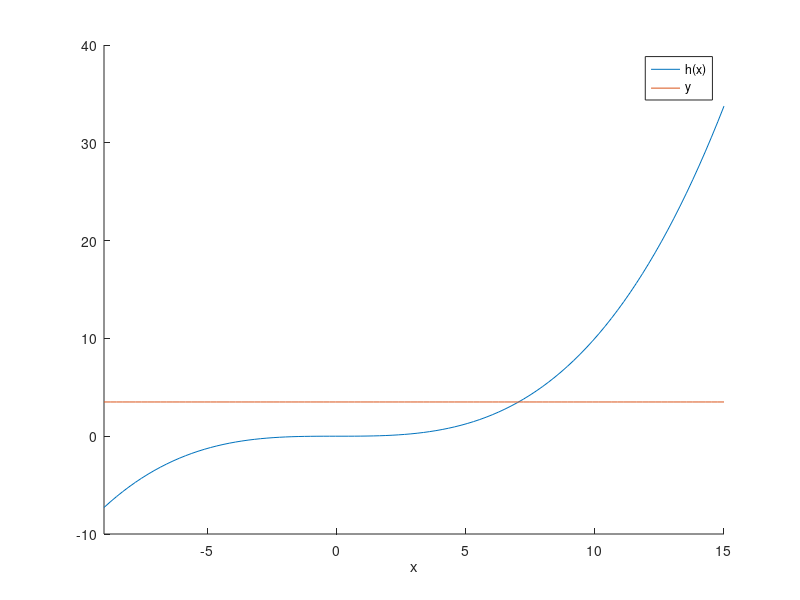
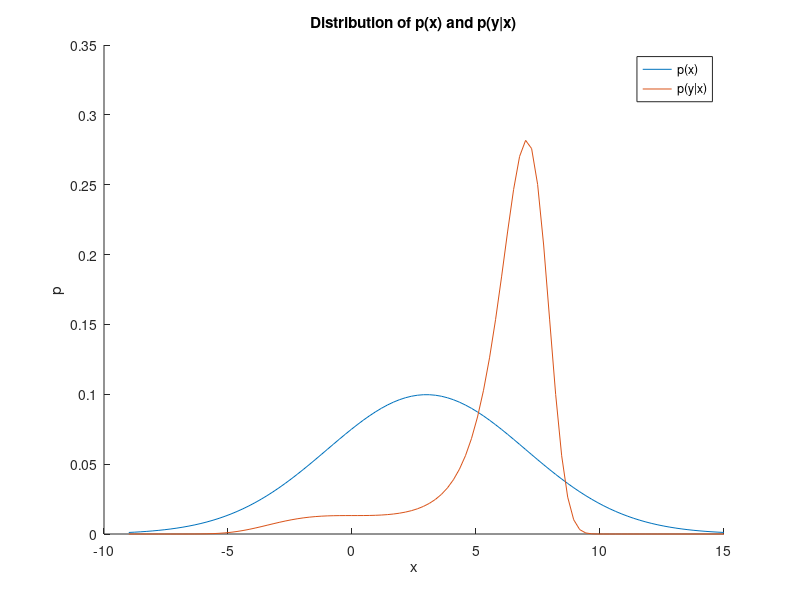
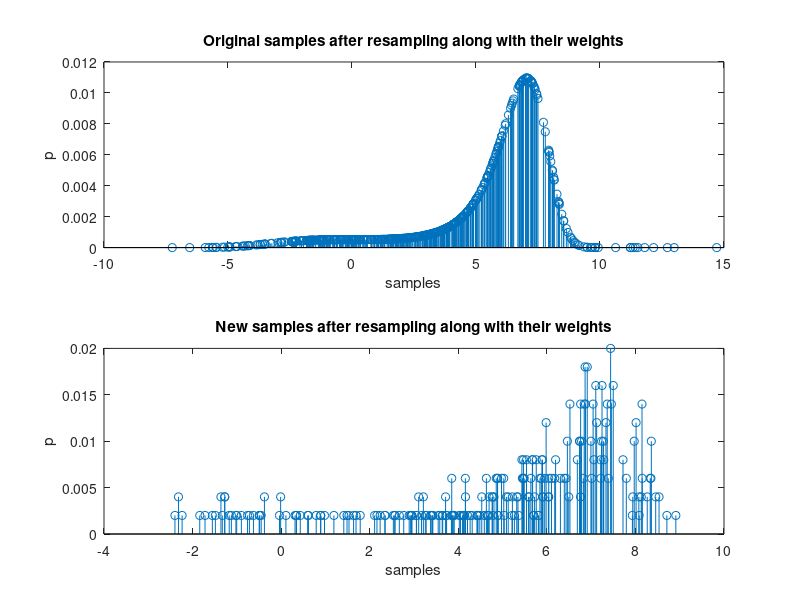

These figures' MATLAB source, in order:
clc;clear
%% Task a
mu_x = 3;
sigma_x = 4;
x = linspace(mu_x - 3*sigma_x,mu_x + 3*sigma_x,100);
h_x = 0.01*x.^3;
y = 3.5*ones(length(x),1);
figure
xlim([mu_x - 3*sigma_x,mu_x + 3*sigma_x])
hold on
plot(x,h_x);
plot(x,y)
xlabel('x')
legend('h(x)','y')

p_x = normpdf(x,mu_x,sigma_x);
p_y = normpdf(h_x,3.5,sqrt(2));
figure
hold on
plot(x,p_x)
plot(x,p_y)
title('Distribution of p(x) and p(y|x)')
xlabel('x')
ylabel('p')
legend('p(x)','p(y|x)')

%% Task b
% Generate samples from proposal
n = 500;
samples = normrnd(mu_x,sigma_x,n,1);
pyx = normpdf(0.01*samples.^3,3.5,sqrt(2));
% y_samples = 0.01*samples.^3 + sqrt(2)*randn(n,1);
w_tilde = 1/n*pyx;
w = w_tilde/(sum(w_tilde));
E_xy = sum(samples.*w);
Var_xy = mean((E_xy-samples).^2);


%% Task c
% Resampling
u = sort(rand(n,1));
px_cum = cumsum(w);
[~,idx1] = sort([u;px_cum]);
idx2 = find(idx1<=n);
idx = idx2 - (0:n-1)';
resamples = samples(idx);
w_resample = ones(n,1)/n;
E_resample = sum(resamples.*w_resample);

p = find([n;diff(idx);n]);
instances = diff(p);
[~,idx_unique] = unique(idx);
resamples = resamples(idx_unique);
n_unique = length(instances);
w_resample = ones(n_unique,1)/n.*instances;

figure
subplot(2,1,1)
stem(samples,w)
xlabel('samples')
ylabel('p')
title('Original samples after resampling along with their weights')
subplot(2,1,2)
stem(resamples,w_resample)
xlabel('samples')
ylabel('p')
title('New samples after resampling along with their weights')







